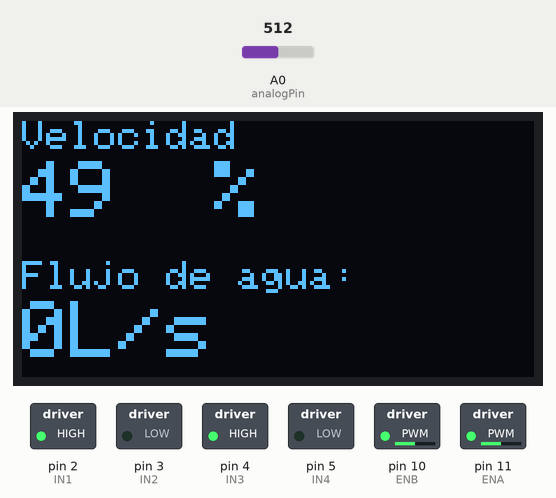
Simulated run of this sketch. Board: Arduino Uno, built with avr-gcc and run on an emulated ATmega328P. Shown: 128×64 one-colour display, switched loads named in the sketch (green lamp = pin HIGH). Inputs (shaded band) come from the test bench; at power-on: A0 (analogPin) = 512. What the sketch prints to the serial monitor is not drawn.

Above: at 3.2 s.
3.3 s: A0 (analogPin) set to 529
At 4.8 s:
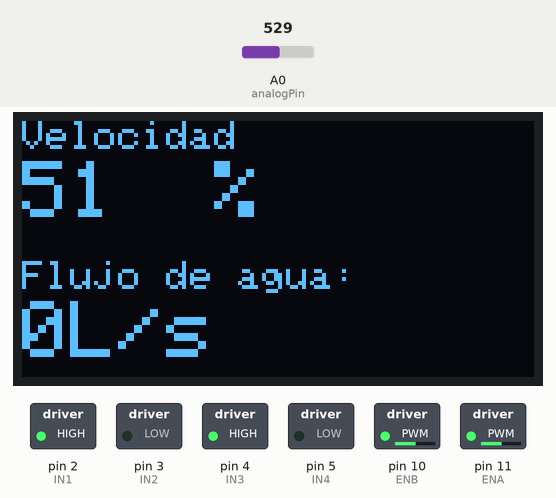
5.1 s: A0 (analogPin) set to 900
At 5.7 s:
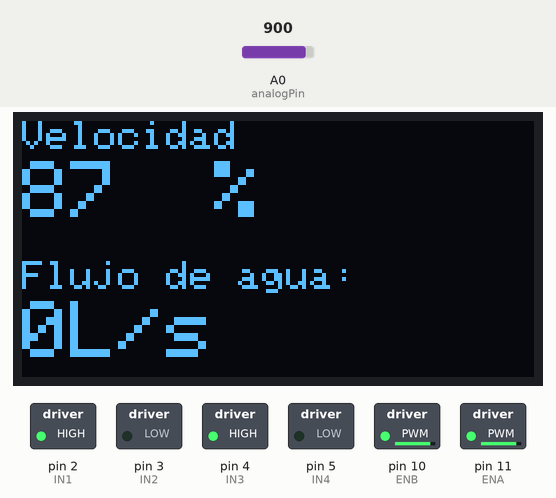
6.7 s: A0 (analogPin) set to 122
At 7.8 s:
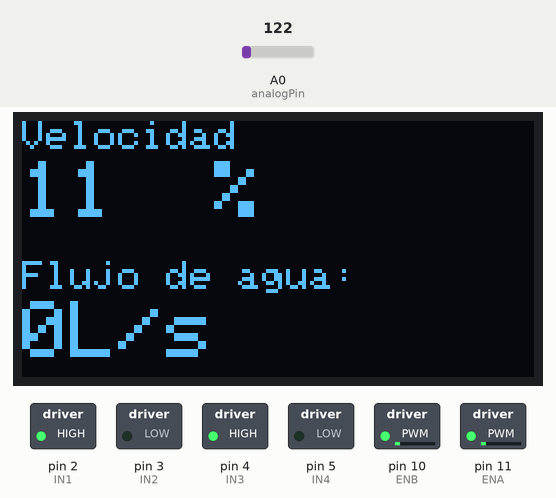
8.3 s: A0 (analogPin) set to 0
At 9.5 s:
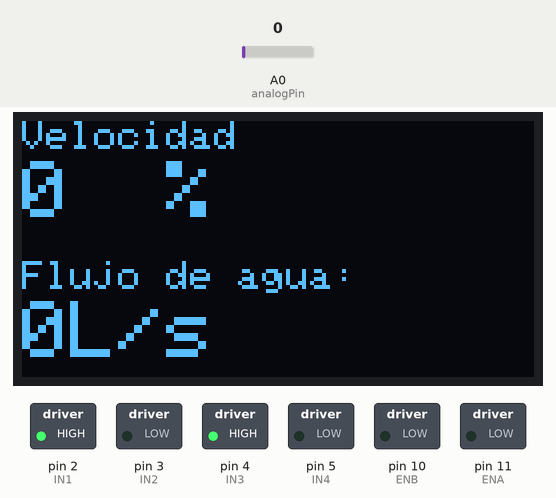
9.8 s: A0 (analogPin) set to 306
At 10.7 s:
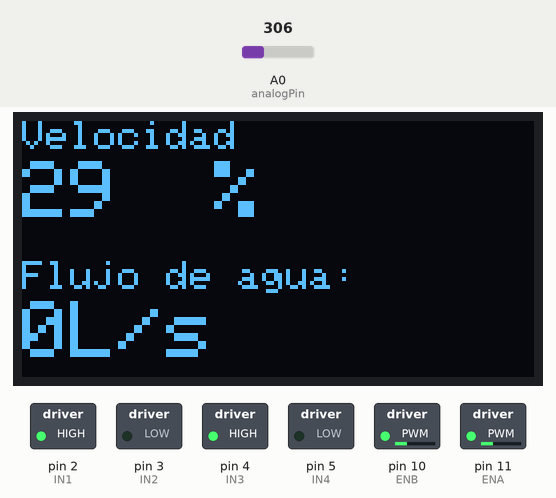
Timing chart, 0 to 12.4 s (numbered marks = the images above; inputs shaded):
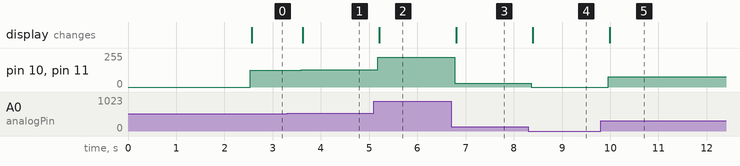

The sketch:

hwio_main.ino
```cpp
#include <Wire.h>
#include <Adafruit_GFX.h>
#include <Adafruit_SSD1306.h>

#define SCREEN_WIDTH 128 // OLED display width, in pixels
#define SCREEN_HEIGHT 64 // OLED display height, in pixels

// Declaration for an SSD1306 display connected to I2C (SDA, SCL pins)
Adafruit_SSD1306 display(SCREEN_WIDTH, SCREEN_HEIGHT, &Wire, -1);

const int analogPin = A0;
int value;      //variable que almacena la lectura analógica raw de pot
int litros_s;   //variable que almacena la lectura analógica raw de flujo
int pwm_motores;   //posicion del potenciometro en tanto por ciento
int position;   //posicion del potenciometro en tanto por ciento
int ENA = 11;   //ENB conectada al pin 3 de Arduino
int ENB = 10;    // ENB conectada al pin 3 de Arduino
int IN1 = 2;    // Input3 conectada al pin 5
int IN2 = 3;    // Input4 conectada al pin 4
int IN3 = 4;    // Input3 conectada al pin 5
int IN4 = 5;    // Input4 conectada al pin 4

void setup() {
 Serial.begin(115200);
 if(!display.begin(SSD1306_SWITCHCAPVCC, 0x3C)) { // Address 0x3D for 128x64
   Serial.println(F("SSD1306 allocation failed"));
   for(;;);
 }
 pinMode (ENA, OUTPUT);
 pinMode (ENB, OUTPUT);
 pinMode (IN1, OUTPUT);
 pinMode (IN2, OUTPUT);
 pinMode (IN3, OUTPUT);
 pinMode (IN4, OUTPUT);
 //Preparamos la salida para que el motor gire en un sentido
 digitalWrite (IN1, HIGH);
 digitalWrite (IN2, LOW);
 digitalWrite (IN3, HIGH);
 digitalWrite (IN4, LOW);

 display.setTextColor(WHITE);
 delay(2000);
 display.clearDisplay();

}

void loop() {
  delay(500);
  display.clearDisplay();
  // Aplicamos PWM al pin ENB, haciendo girar el motor, cada 2 seg aumenta la velocidad
  value = analogRead(analogPin);       // realizar la lectura analógica raw
  pwm_motores = map(value, 0, 1023, 0, 255);  // convertir a porcentaje
  position = map(pwm_motores, 0, 255, 0, 100);  // convertir a porcentaje
  //...hacer lo que se quiera, con el valor de posición medido
  analogWrite(ENA,pwm_motores);
  analogWrite(ENB,pwm_motores);

  //Mostramos datos en la pantalla
  display.setTextSize(1);
  display.setCursor(0,0);
  display.print("Velocidad");
  display.setTextSize(2);
  display.setCursor(0,10);
  display.print(position);
  display.print(" ");
  display.print(" %");

  // display humidity
  display.setTextSize(1);
  display.setCursor(0, 35);
  display.print("Flujo de agua: ");
  display.setTextSize(2);
  display.setCursor(0, 45);
  display.print(litros_s);
  display.print("L/s");

  Serial.println(position);
  display.display();

}
```

Measured:
- the behaviour switches between 513 and 514 on A0 (analogPin) (found by bisection; images 0 and 1)
- after the input at 3.3 s, pin 10 (ENB), pin 11 (ENA): 127/255 → 131/255 after 0.29 s; the display: changes after 0.32 s (image 1)
- after the input at 5.1 s, pin 10 (ENB), pin 11 (ENA): 131/255 → 224/255 after 0.08 s; the display: changes after 0.11 s (image 2)
- after the input at 6.7 s, pin 10 (ENB), pin 11 (ENA): 224/255 → 30/255 after 0.07 s; the display: changes after 0.10 s (image 3)
- after the input at 8.3 s, pin 10 (ENB), pin 11 (ENA): 30/255 → 0/255 after 0.06 s; the display: changes after 0.09 s (image 4)
- after the input at 9.8 s, pin 10 (ENB), pin 11 (ENA): 0/255 → 76/255 after 0.16 s; the display: changes after 0.18 s (image 5)
